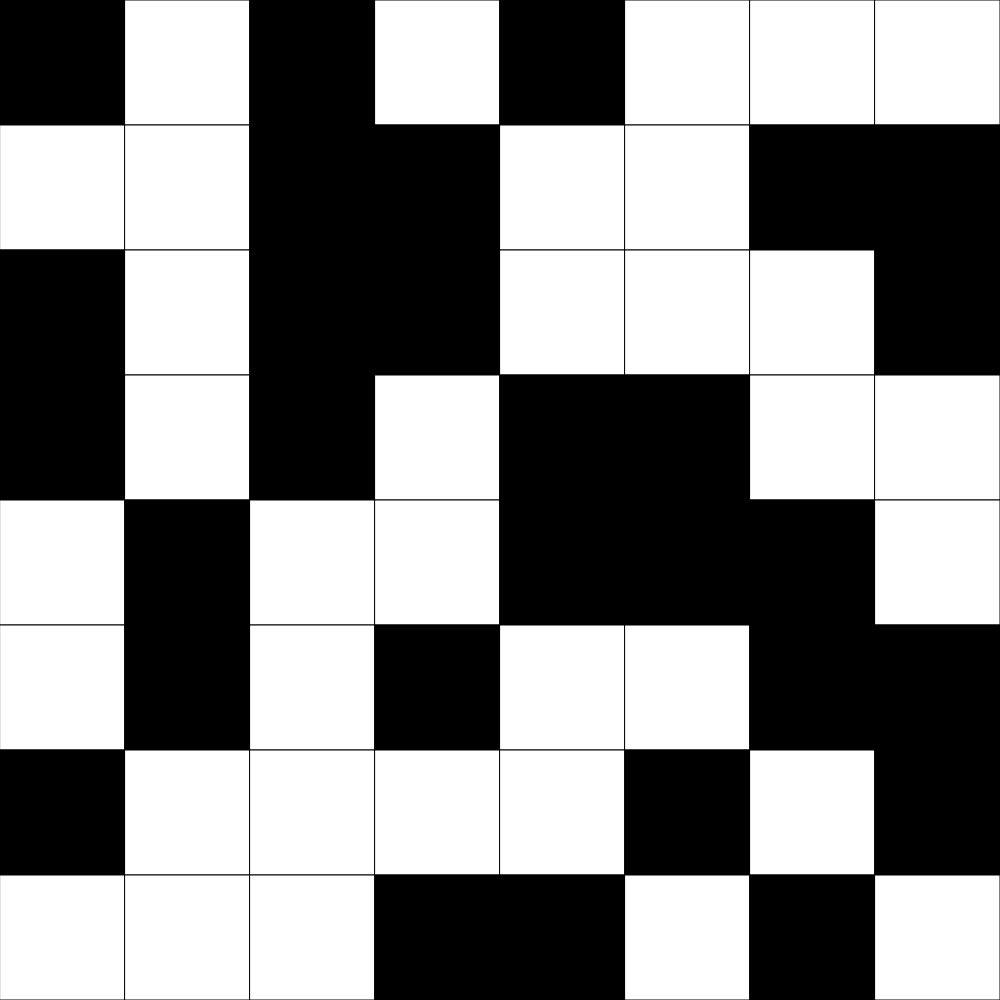
Frame 1 (no input)
Frame 60 (no input): identical to frame 1, image omitted
Frame 120 (the mouse pressed at the canvas centre since frame 60): identical to frame 1, image omitted

The p5.js sketch that drew this single still picture (run headless with seeded random() and noise() and a simulated clock; from frame 60 on, the mouse is pressed at the canvas centre):

// p5.js sketch
// ── sketch.js
// First grid example

let gridSize = 8;
let grid;

function setup() {
  if (windowWidth > windowHeight) {
    createCanvas(windowHeight, windowHeight);
  }
  else {
    createCanvas(windowWidth, windowWidth);
  }
  grid = createRandomGrid(gridSize);
}

function draw() {
  background(220);
  displayGrid();
}

function displayGrid() {
  let cellSize = width/gridSize;

  for (let y=0; y<grid.length; y++) {
    for (let x=0; x<grid[y].length; x++) {
      if (grid[y][x] === 0) {
        fill("white");
      }
      else if (grid[y][x] === 1) {
        fill("black");
      }
      rect(x*cellSize, y*cellSize, cellSize, cellSize);
    }
  }
}

function createEmptyGrid(howLarge) {
  let emptyArray = [];
  for (let y=0; y<howLarge; y++) {
    emptyArray.push([]);
    for (let x=0; x<howLarge; x++) {
      emptyArray[y].push(0);
    }
  }
  return emptyArray;
}

function createRandomGrid(howLarge) {
  let emptyArray = [];
  for (let y=0; y<howLarge; y++) {
    emptyArray.push([]);
    for (let x=0; x<howLarge; x++) {
      if (random(0, 100) < 50) {
        emptyArray[y].push(0);
      }
      else {
        emptyArray[y].push(1);
      }
    }
  }
  return emptyArray;
}
